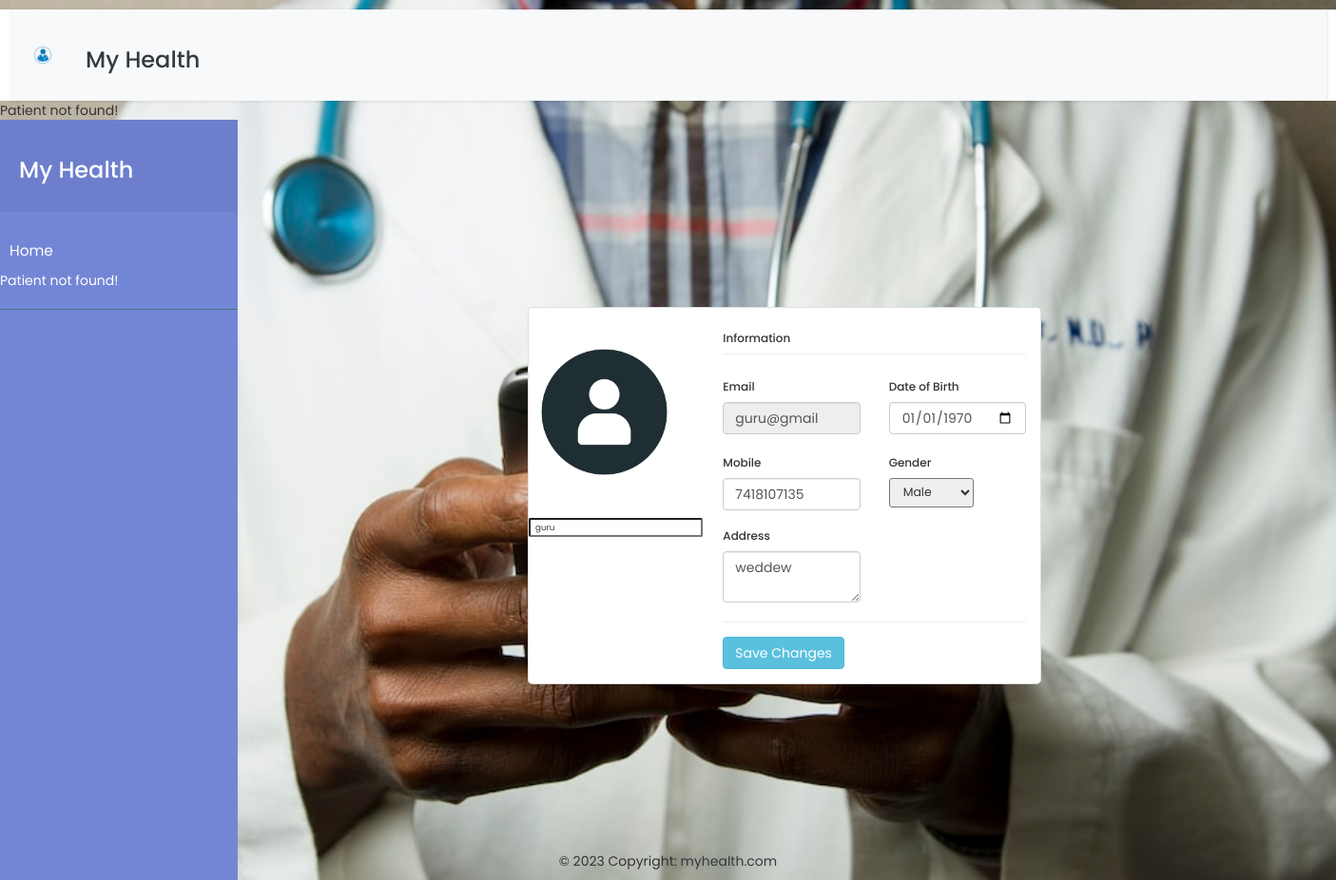
Page /editpro.php?id=1 (signed in) on the committed database.
### tables this page shows
CREATE TABLE IF NOT EXISTS `patient_details` (
  `patient_id` tinyint NOT NULL AUTO_INCREMENT,
  `patient_name` varchar(100) NOT NULL,
  `user_name` varchar(50) NOT NULL,
  `email_id` varchar(150) NOT NULL,
  `dob` varchar(50) NOT NULL,
  `contact_number` varchar(12) NOT NULL,
  `gender` varchar(50) NOT NULL,
  `address` varchar(200) NOT NULL,
  `password` varchar(50) NOT NULL,
  `created_at` timestamp NOT NULL,
  `update_at` timestamp NOT NULL,
  PRIMARY KEY (`patient_id`)
);

### admin/db.php (called while the page is built, shortened)
<?php
class database
{
	public function dbConnection()
	{
		$servername = "localhost";
		$username = "root";
		$password = "test";
		$database = "myhealth";
		$conn = new mysqli($servername, $username, $password, $database);
		return $conn;
	}
}
?>

### editpro.php (the view, shortened to what this page needs)
<!doctype html>
<html lang="en">
<head>
<?php include('head.php');?>
<?php
    if ($_SESSION["username"]) {
  ?>
    <?php include('header.php'); ?>
</head>
<body style="background-image: url('images/doc1.jpg'); background-size: cover;">
<?php include ('menu.php');?>
<?php
if (isset($_GET['id'])) {
  $id = $_GET['id'];
  $query = "SELECT * FROM patient_details WHERE patient_id = '" . $id . "'";
  $result = mysqli_query($object->dbConnection(), $query);
  if ($row = mysqli_fetch_assoc($result)) {
	$patient_name = $row['patient_name'];
    $email_id = $row['email_id'];
    $dob = $row['dob'];
    $gender = $row['gender'];
    $address = $row['address'];
    $contact_number = $row['contact_number'];
  } else {
    echo "Patient not found!";
    exit;
  }
}
?><form action="editproaction.php" method="post">
<section class="vh-100" style="background-color: ;">
  <div class="container py-5 h-100">
    <div class="row d-flex justify-content-center align-items-center h-100">
      <div class="col col-lg-6 mb-4 mb-lg-0">
        <div class="card mb-3" style="border-radius: .5rem;">
          <div class="row g-0">
            <div class="col-md-4 gradient-custom text-center text-white active"
              style="border-top-left-radius: .5rem; border-bottom-left-radius: .5rem;">
              <img src="images\patient-avatar.png" alt="Avatar" class="img-fluid my-5" style="width: 180px;" />
         <input type="text" class="form-control-sm text-dark" value="<?php echo $patient_name; ?>" name="name" maxlength="10">
            </div>
            <div class="col-md-8">
              <div class="card-body p-4">
                <h6>Information</h6>
                <hr class="mt-0 mb-4">
                <div class="row pt-1">
                  <div class="col-6 mb-3">
                    <h6>Email</h6>
                    <input type="text" class="form-control" value="<?php echo $email_id; ?>" name="email_id" readonly>
                  </div>
				  <?php $dob = date('Y-d-m', strtotime($dob)); ?>
                  <div class="col-6 mb-3">
                    <h6>Date of Birth</h6>
                    <input type="date" class="form-control" value="<?php echo $dob; ?>" name="dob">
                  </div>
                </div>
                <div class="row pt-1">
                  <div class="col-6 mb-3">
                    <h6>Mobile</h6>
                    <input type="text" class="form-control" value="<?php echo $contact_number; ?>" name="contact_number"required pattern="\d{10}" maxlength="10">
                  </div>
                  <div class="col-6 mb-3">
  <h6>Gender</h6>
  <select class="form-control-lg" name="gender">
    <option value="male" <?php if ($gender === 'Male') echo 'selected'; ?>>Male</option>
  </select>
</div>
                  <div class="col-6 mb-3">
                    <h6>Address</h6>
                    <textarea class="form-control" name="address"><?php echo $address; ?></textarea>
                  </div>
                </div>
                <hr class="mt-0 mb-4">
                <button class="btn btn-info">Save Changes</button>
              </div>
            </div>
          </div>
        </div>
      </div>
    </div>
  </div>
</section>
</form>
</div>
</div>
	<?php include('appointmentscript.php'); ?>
  <div id="footer" class=" mt-auto fixed-bottom ">
            <?php include('footer.php'); ?>
        </div>
<?php
  } else {
    header("Location: user_login.php");
    exit();
  }
?>
</body>
</html>

### menu.php (style rules this page uses)
body { font-family: 'Poppins', sans-serif; background: #fafafa; }

### rows in the picture
patient_details: name "guru", email_id "guru@gmail", dob "01/01/1970", contact_number "7418107135", address "weddew"
